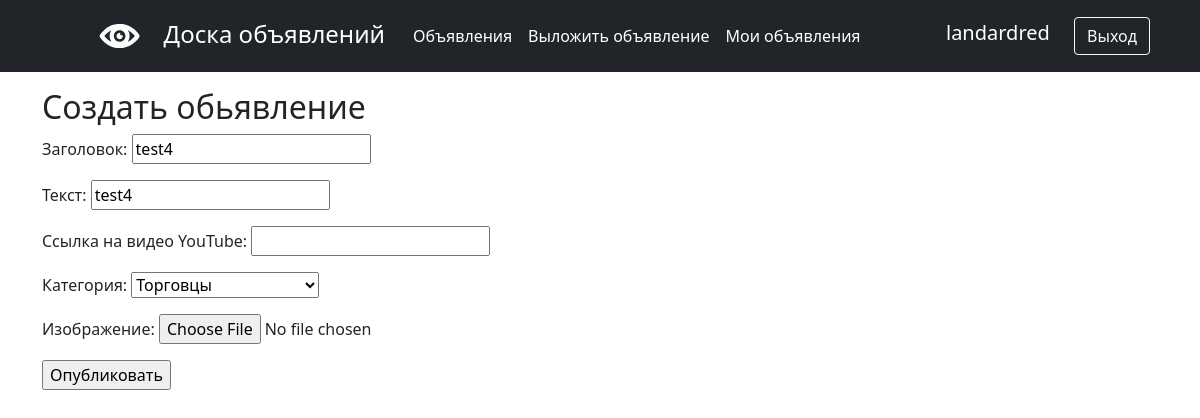
The page /adv/4/edit/ (signed in) on the database its author committed.
### main/models.py (models this page shows, shortened)
class Advertisement(models.Model):
    header = models.CharField(max_length=255)
    text = models.TextField()
    video_link = models.TextField(null=True, blank=True)
    category = models.ForeignKey(Category, on_delete=models.CASCADE, verbose_name='Категория')
    time_create = models.DateTimeField(auto_now_add=True)
    user = models.ForeignKey(User, on_delete=models.CASCADE, related_name='advertisement_user')
    image = models.ImageField(upload_to='images/', null=True, blank=True)

class Category(models.Model):
    category = models.CharField(max_length=255, unique=True)
    def __str__(self):
        return f'{self.category}'

### main/views.py (the view)
# urls.py: path('<int:pk>/edit/', AdvEditView.as_view(), name='adv_edit'),
class AdvEditView(LoginRequiredMixin, UpdateView):
    template_name = 'advertisement_create.html'
    form_class = AdvForm
    def get_object(self, **kwargs):
        id = self.kwargs.get('pk')
        return Advertisement.objects.get(pk=id)

### main/forms.py
class AdvForm(ModelForm):
    header = forms.CharField(label='Заголовок', widget=forms.TextInput(attrs={'class': 'form-input'}))
    text = forms.CharField(label='Текст', widget=forms.TextInput(attrs={'class': 'form-input'}))
    video_link = forms.CharField(label='Ссылка на видео YouTube', widget=forms.TextInput(attrs={'class': 'form-input'}), required=False)
    image = forms.ImageField(label='Изображение', required=False)
    class Meta:
        model = Advertisement
        fields = ['user', 'header', 'text', 'video_link', 'category', 'image']
        widgets = {
            'user': forms.HiddenInput(),
        }

### templates/advertisement_create.html (shortened to what this page needs)
{% extends 'flatpages/default.html' %}
{% block content %}
<h2>Создать обьявление</h2>
<form method="POST" enctype="multipart/form-data">
    {{ form.as_p }}
    <input type="submit" value="Опубликовать">
</form>
{% endblock content %}

### templates/flatpages/default.html (shortened to what this page needs)
<!DOCTYPE html>
<html lang="en">
<head>
    {% load static %}
    <link href="{% static 'css/styles.css' %}" rel="stylesheet"/>
</head>
<body>
<header class="p-3 bg-dark text-white">
    <div class="container">
        <div class="d-flex flex-wrap align-items-center justify-content-center justify-content-lg-start">
            <ul class="nav col-12 col-lg-auto me-lg-auto mb-2 justify-content-center mb-md-0">
                <img class="navbar-brand " src="{% static 'img/logo.svg' %}" alt="logo">
                <span class="fs-4">Доска объявлений</span>
                <li><a href="/adv/" class="nav-link px-2 text-white">Объявления</a></li>
                <li><a href="{% url 'adv_create' %}" class="nav-link px-2 text-white">Выложить объявление</a></li>
                {% if request.user.is_authenticated %}
                <li><a href="{% url 'account' %}" class="nav-link px-2 text-white">Мои объявления</a></li>
                {% endif %}
            </ul>
            <div class="text-end">
                {% if not request.user.is_authenticated %}
                <a href="{% url 'login' %}" class="btn btn-outline-light me-2" role="button">Вход</a>
                <a href="{% url 'register' %}" class="btn btn-warning" role="button">Регистрация</a>
                {% else %}
                <span class="fs-5">{{ user.username }}</span>
                <a href="{% url 'logout' %}" class="btn btn-outline-light me-2" role="button">Выход</a>
                {% endif %}
            </div>
        </div>
    </div>
</header>
<div class="container">
    {% block content %}
    {% endblock content %}
</div>
</body>
</html>

### rows shown on the page
Advertisement: header "test4", text "test4"
Category: category "Торговцы"

### other values the page prints
{{ user.username }} "landardred"
